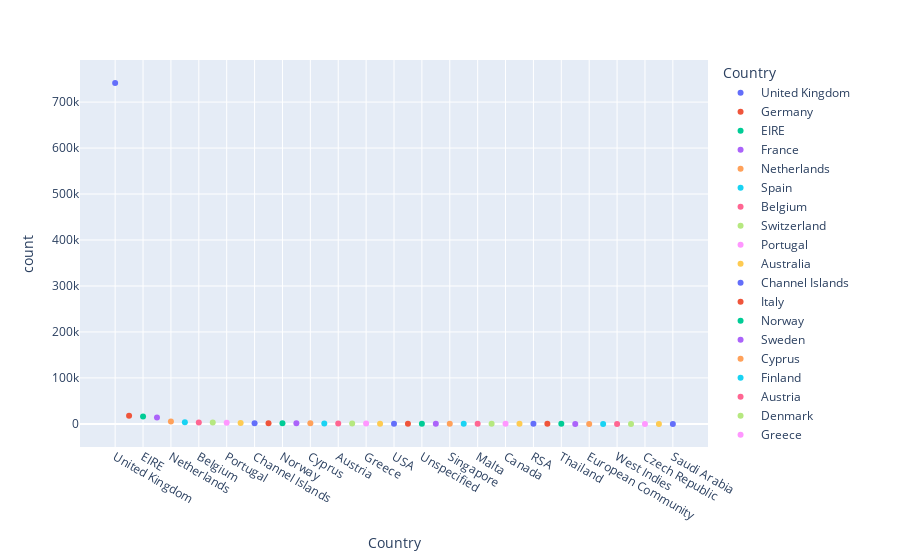

Notebook cell for this chart:
### Code cell
px.scatter(temp_df, y = "count", color = names)

### Figure 1 — Plotly figure (JSON) as saved in the notebook; plotly's stock layout.template omitted (floating-point values rounded to 4 significant figures)
{"data": [{"hovertemplate": "Country=%{x}<br>count=%{y}<extra></extra>", "legendgroup": "United Kingdom", "marker": {"color": "#636efa", "symbol": "circle"}, "mode": "markers", "name": "United Kingdom", "orientation": "v", "showlegend": true, "type": "scatter", "x": ["United Kingdom"], "xaxis": "x", "y": [741301], "yaxis": "y"}, {"hovertemplate": "Country=%{x}<br>count=%{y}<extra></extra>", "legendgroup": "Germany", "marker": {"color": "#EF553B", "symbol": "circle"}, "mode": "markers", "name": "Germany", "orientation": "v", "showlegend": true, "type": "scatter", "x": ["Germany"], "xaxis": "x", "y": [17624], "yaxis": "y"}, {"hovertemplate": "Country=%{x}<br>count=%{y}<extra></extra>", "legendgroup": "EIRE", "marker": {"color": "#00cc96", "symbol": "circle"}, "mode": "markers", "name": "EIRE", "orientation": "v", "showlegend": true, "type": "scatter", "x": ["EIRE"], "xaxis": "x", "y": [16195], "yaxis": "y"}, {"hovertemplate": "Country=%{x}<br>count=%{y}<extra></extra>", "legendgroup": "France", "marker": {"color": "#ab63fa", "symbol": "circle"}, "mode": "markers", "name": "France", "orientation": "v", "showlegend": true, "type": "scatter", "x": ["France"], "xaxis": "x", "y": [14202], "yaxis": "y"}, {"hovertemplate": "Country=%{x}<br>count=%{y}<extra></extra>", "legendgroup": "Netherlands", "marker": {"color": "#FFA15A", "symbol": "circle"}, "mode": "markers", "name": "Netherlands", "orientation": "v", "showlegend": true, "type": "scatter", "x": ["Netherlands"], "xaxis": "x", "y": [5140], "yaxis": "y"}, {"hovertemplate": "Country=%{x}<br>count=%{y}<extra></extra>", "legendgroup": "Spain", "marker": {"color": "#19d3f3", "symbol": "circle"}, "mode": "markers", "name": "Spain", "orientation": "v", "showlegend": true, "type": "scatter", "x": ["Spain"], "xaxis": "x", "y": [3811], "yaxis": "y"}, {"hovertemplate": "Country=%{x}<br>count=%{y}<extra></extra>", "legendgroup": "Belgium", "marker": {"color": "#FF6692", "symbol": "circle"}, "mode": "markers", "name": "Belgium", "orientation": "v", "showlegend": true, "type": "scatter", "x": ["Belgium"], "xaxis": "x", "y": [3123], "yaxis": "y"}, {"hovertemplate": "Country=%{x}<br>count=%{y}<extra></extra>", "legendgroup": "Switzerland", "marker": {"color": "#B6E880", "symbol": "circle"}, "mode": "markers", "name": "Switzerland", "orientation": "v", "showlegend": true, "type": "scatter", "x": ["Switzerland"], "xaxis": "x", "y": [3064], "yaxis": "y"}, {"hovertemplate": "Country=%{x}<br>count=%{y}<extra></extra>", "legendgroup": "Portugal", "marker": {"color": "#FF97FF", "symbol": "circle"}, "mode": "markers", "name": "Portugal", "orientation": "v", "showlegend": true, "type": "scatter", "x": ["Portugal"], "xaxis": "x", "y": [2504], "yaxis": "y"}, {"hovertemplate": "Country=%{x}<br>count=%{y}<extra></extra>", "legendgroup": "Australia", "marker": {"color": "#FECB52", "symbol": "circle"}, "mode": "markers", "name": "Australia", "orientation": "v", "showlegend": true, "type": "scatter", "x": ["Australia"], "xaxis": "x", "y": [1913], "yaxis": "y"}, {"hovertemplate": "Country=%{x}<br>count=%{y}<extra></extra>", "legendgroup": "Channel Islands", "marker": {"color": "#636efa", "symbol": "circle"}, "mode": "markers", "name": "Channel Islands", "orientation": "v", "showlegend": true, "type": "scatter", "x": ["Channel Islands"], "xaxis": "x", "y": [1664], "yaxis": "y"}, {"hovertemplate": "Country=%{x}<br>count=%{y}<extra></extra>", "legendgroup": "Italy", "marker": {"color": "#EF553B", "symbol": "circle"}, "mode": "markers", "name": "Italy", "orientation": "v", "showlegend": true, "type": "scatter", "x": ["Italy"], "xaxis": "x", "y": [1534], "yaxis": "y"}, {"hovertemplate": "Country=%{x}<br>count=%{y}<extra></extra>", "legendgroup": "Norway", "marker": {"color": "#00cc96", "symbol": "circle"}, "mode": "markers", "name": "Norway", "orientation": "v", "showlegend": true, "type": "scatter", "x": ["Norway"], "xaxis": "x", "y": [1455], "yaxis": "y"}, {"hovertemplate": "Country=%{x}<br>count=%{y}<extra></extra>", "legendgroup": "Sweden", "marker": {"color": "#ab63fa", "symbol": "circle"}, "mode": "markers", "name": "Sweden", "orientation": "v", "showlegend": true, "type": "scatter", "x": ["Sweden"], "xaxis": "x", "y": [1345], "yaxis": "y"}, {"hovertemplate": "Country=%{x}<br>count=%{y}<extra></extra>", "legendgroup": "Cyprus", "marker": {"color": "#FFA15A", "symbol": "circle"}, "mode": "markers", "name": "Cyprus", "orientation": "v", "showlegend": true, "type": "scatter", "x": ["Cyprus"], "xaxis": "x", "y": [1176], "yaxis": "y"}, {"hovertemplate": "Country=%{x}<br>count=%{y}<extra></extra>", "legendgroup": "Finland", "marker": {"color": "#19d3f3", "symbol": "circle"}, "mode": "markers", "name": "Finland", "orientation": "v", "showlegend": true, "type": "scatter", "x": ["Finland"], "xaxis": "x", "y": [1049], "yaxis": "y"}, {"hovertemplate": "Country=%{x}<br>count=%{y}<extra></extra>", "legendgroup": "Austria", "marker": {"color": "#FF6692", "symbol": "circle"}, "mode": "markers", "name": "Austria", "orientation": "v", "showlegend": true, "type": "scatter", "x": ["Austria"], "xaxis": "x", "y": [938], "yaxis": "y"}, {"hovertemplate": "Country=%{x}<br>count=%{y}<extra></extra>", "legendgroup": "Denmark", "marker": {"color": "#B6E880", "symbol": "circle"}, "mode": "markers", "name": "Denmark", "orientation": "v", "showlegend": true, "type": "scatter", "x": ["Denmark"], "xaxis": "x", "y": [817], "yaxis": "y"}, {"hovertemplate": "Country=%{x}<br>count=%{y}<extra></extra>", "legendgroup": "Greece", "marker": {"color": "#FF97FF", "symbol": "circle"}, "mode": "markers", "name": "Greece", "orientation": "v", "showlegend": true, "type": "scatter", "x": ["Greece"], "xaxis": "x", "y": [663], "yaxis": "y"}, {"hovertemplate": "Country=%{x}<br>count=%{y}<extra></extra>", "legendgroup": "Japan", "marker": {"color": "#FECB52", "symbol": "circle"}, "mode": "markers", "name": "Japan", "orientation": "v", "showlegend": true, "type": "scatter", "x": ["Japan"], "xaxis": "x", "y": [582], "yaxis": "y"}, {"hovertemplate": "Country=%{x}<br>count=%{y}<extra></extra>", "legendgroup": "USA", "marker": {"color": "#636efa", "symbol": "circle"}, "mode": "markers", "name": "USA", "orientation": "v", "showlegend": true, "type": "scatter", "x": ["USA"], "xaxis": "x", "y": [535], "yaxis": "y"}, {"hovertemplate": "Country=%{x}<br>count=%{y}<extra></extra>", "legendgroup": "Poland", "marker": {"color": "#EF553B", "symbol": "circle"}, "mode": "markers", "name": "Poland", "orientation": "v", "showlegend": true, "type": "scatter", "x": ["Poland"], "xaxis": "x", "y": [535], "yaxis": "y"}, {"hovertemplate": "Country=%{x}<br>count=%{y}<extra></extra>", "legendgroup": "Unspecified", "marker": {"color": "#00cc96", "symbol": "circle"}, "mode": "markers", "name": "Unspecified", "orientation": "v", "showlegend": true, "type": "scatter", "x": ["Unspecified"], "xaxis": "x", "y": [524], "yaxis": "y"}, {"hovertemplate": "Country=%{x}<br>count=%{y}<extra></extra>", "legendgroup": "United Arab Emirates", "marker": {"color": "#ab63fa", "symbol": "circle"}, "mode": "markers", "name": "United Arab Emirates", "orientation": "v", "showlegend": true, "type": "scatter", "x": ["United Arab Emirates"], "xaxis": "x", "y": [386], "yaxis": "y"}, {"hovertemplate": "Country=%{x}<br>count=%{y}<extra></extra>", "legendgroup": "Singapore", "marker": {"color": "#FFA15A", "symbol": "circle"}, "mode": "markers", "name": "Singapore", "orientation": "v", "showlegend": true, "type": "scatter", "x": ["Singapore"], "xaxis": "x", "y": [346], "yaxis": "y"}, {"hovertemplate": "Country=%{x}<br>count=%{y}<extra></extra>", "legendgroup": "Israel", "marker": {"color": "#19d3f3", "symbol": "circle"}, "mode": "markers", "name": "Israel", "orientation": "v", "showlegend": true, "type": "scatter", "x": ["Israel"], "xaxis": "x", "y": [324], "yaxis": "y"}, {"hovertemplate": "Country=%{x}<br>count=%{y}<extra></extra>", "legendgroup": "Malta", "marker": {"color": "#FF6692", "symbol": "circle"}, "mode": "markers", "name": "Malta", "orientation": "v", "showlegend": true, "type": "scatter", "x": ["Malta"], "xaxis": "x", "y": [299], "yaxis": "y"}, {"hovertemplate": "Country=%{x}<br>count=%{y}<extra></extra>", "legendgroup": "Iceland", "marker": {"color": "#B6E880", "symbol": "circle"}, "mode": "markers", "name": "Iceland", "orientation": "v", "showlegend": true, "type": "scatter", "x": ["Iceland"], "xaxis": "x", "y": [253], "yaxis": "y"}, {"hovertemplate": "Country=%{x}<br>count=%{y}<extra></extra>", "legendgroup": "Canada", "marker": {"color": "#FF97FF", "symbol": "circle"}, "mode": "markers", "name": "Canada", "orientation": "v", "showlegend": true, "type": "scatter", "x": ["Canada"], "xaxis": "x", "y": [228], "yaxis": "y"}, {"hovertemplate": "Country=%{x}<br>count=%{y}<extra></extra>", "legendgroup": "Lithuania", "marker": {"color": "#FECB52", "symbol": "circle"}, "mode": "markers", "name": "Lithuania", "orientation": "v", "showlegend": true, "type": "scatter", "x": ["Lithuania"], "xaxis": "x", "y": [189], "yaxis": "y"}, {"hovertemplate": "Country=%{x}<br>count=%{y}<extra></extra>", "legendgroup": "RSA", "marker": {"color": "#636efa", "symbol": "circle"}, "mode": "markers", "name": "RSA", "orientation": "v", "showlegend": true, "type": "scatter", "x": ["RSA"], "xaxis": "x", "y": [123], "yaxis": "y"}, {"hovertemplate": "Country=%{x}<br>count=%{y}<extra></extra>", "legendgroup": "Brazil", "marker": {"color": "#EF553B", "symbol": "circle"}, "mode": "markers", "name": "Brazil", "orientation": "v", "showlegend": true, "type": "scatter", "x": ["Brazil"], "xaxis": "x", "y": [94], "yaxis": "y"}, {"hovertemplate": "Country=%{x}<br>count=%{y}<extra></extra>", "legendgroup": "Thailand", "marker": {"color": "#00cc96", "symbol": "circle"}, "mode": "markers", "name": "Thailand", "orientation": "v", "showlegend": true, "type": "scatter", "x": ["Thailand"], "xaxis": "x", "y": [76], "yaxis": "y"}, {"hovertemplate": "Country=%{x}<br>count=%{y}<extra></extra>", "legendgroup": "Korea", "marker": {"color": "#ab63fa", "symbol": "circle"}, "mode": "markers", "name": "Korea", "orientation": "v", "showlegend": true, "type": "scatter", "x": ["Korea"], "xaxis": "x", "y": [63], "yaxis": "y"}, {"hovertemplate": "Country=%{x}<br>count=%{y}<extra></extra>", "legendgroup": "European Community", "marker": {"color": "#FFA15A", "symbol": "circle"}, "mode": "markers", "name": "European Community", "orientation": "v", "showlegend": true, "type": "scatter", "x": ["European Community"], "xaxis": "x", "y": [61], "yaxis": "y"}, {"hovertemplate": "Country=%{x}<br>count=%{y}<extra></extra>", "legendgroup": "Bahrain", "marker": {"color": "#19d3f3", "symbol": "circle"}, "mode": "markers", "name": "Bahrain", "orientation": "v", "showlegend": true, "type": "scatter", "x": ["Bahrain"], "xaxis": "x", "y": [59], "yaxis": "y"}, {"hovertemplate": "Country=%{x}<br>count=%{y}<extra></extra>", "legendgroup": "West Indies", "marker": {"color": "#FF6692", "symbol": "circle"}, "mode": "markers", "name": "West Indies", "orientation": "v", "showlegend": true, "type": "scatter", "x": ["West Indies"], "xaxis": "x", "y": [54], "yaxis": "y"}, {"hovertemplate": "Country=%{x}<br>count=%{y}<extra></extra>", "legendgroup": "Lebanon", "marker": {"color": "#B6E880", "symbol": "circle"}, "mode": "markers", "name": "Lebanon", "orientation": "v", "showlegend": true, "type": "scatter", "x": ["Lebanon"], "xaxis": "x", "y": [45], "yaxis": "y"}, {"hovertemplate": "Country=%{x}<br>count=%{y}<extra></extra>", "legendgroup": "Czech Republic", "marker": {"color": "#FF97FF", "symbol": "circle"}, "mode": "markers", "name": "Czech Republic", "orientation": "v", "showlegend": true, "type": "scatter", "x": ["Czech Republic"], "xaxis": "x", "y": [30], "yaxis": "y"}, {"hovertemplate": "Country=%{x}<br>count=%{y}<extra></extra>", "legendgroup": "Nigeria", "marker": {"color": "#FECB52", "symbol": "circle"}, "mode": "markers", "name": "Nigeria", "orientation": "v", "showlegend": true, "type": "scatter", "x": ["Nigeria"], "xaxis": "x", "y": [30], "yaxis": "y"}, {"hovertemplate": "Country=%{x}<br>count=%{y}<extra></extra>", "legendgroup": "Saudi Arabia", "marker": {"color": "#636efa", "symbol": "circle"}, "mode": "markers", "name": "Saudi Arabia", "orientation": "v", "showlegend": true, "type": "scatter", "x": ["Saudi Arabia"], "xaxis": "x", "y": [10], "yaxis": "y"}], "layout": {"legend": {"title": {"text": "Country"}, "tracegroupgap": 0}, "margin": {"t": 60}, "xaxis": {"anchor": "y", "categoryarray": ["United Kingdom", "Germany", "EIRE", "France", "Netherlands", "Spain", "Belgium", "Switzerland", "Portugal", "Australia", "Channel Islands", "Italy", "Norway", "Sweden", "Cyprus", "Finland", "Austria", "Denmark", "Greece", "Japan", "USA", "Poland", "Unspecified", "United Arab Emirates", "Singapore", "Israel", "Malta", "Iceland", "Canada", "Lithuania", "RSA", "Brazil", "Thailand", "Korea", "European Community", "Bahrain", "West Indies", "Lebanon", "Czech Republic", "Nigeria", "Saudi Arabia"], "categoryorder": "array", "domain": [0, 1], "title": {"text": "Country"}}, "yaxis": {"anchor": "x", "domain": [0, 1], "title": {"text": "count"}}}}
